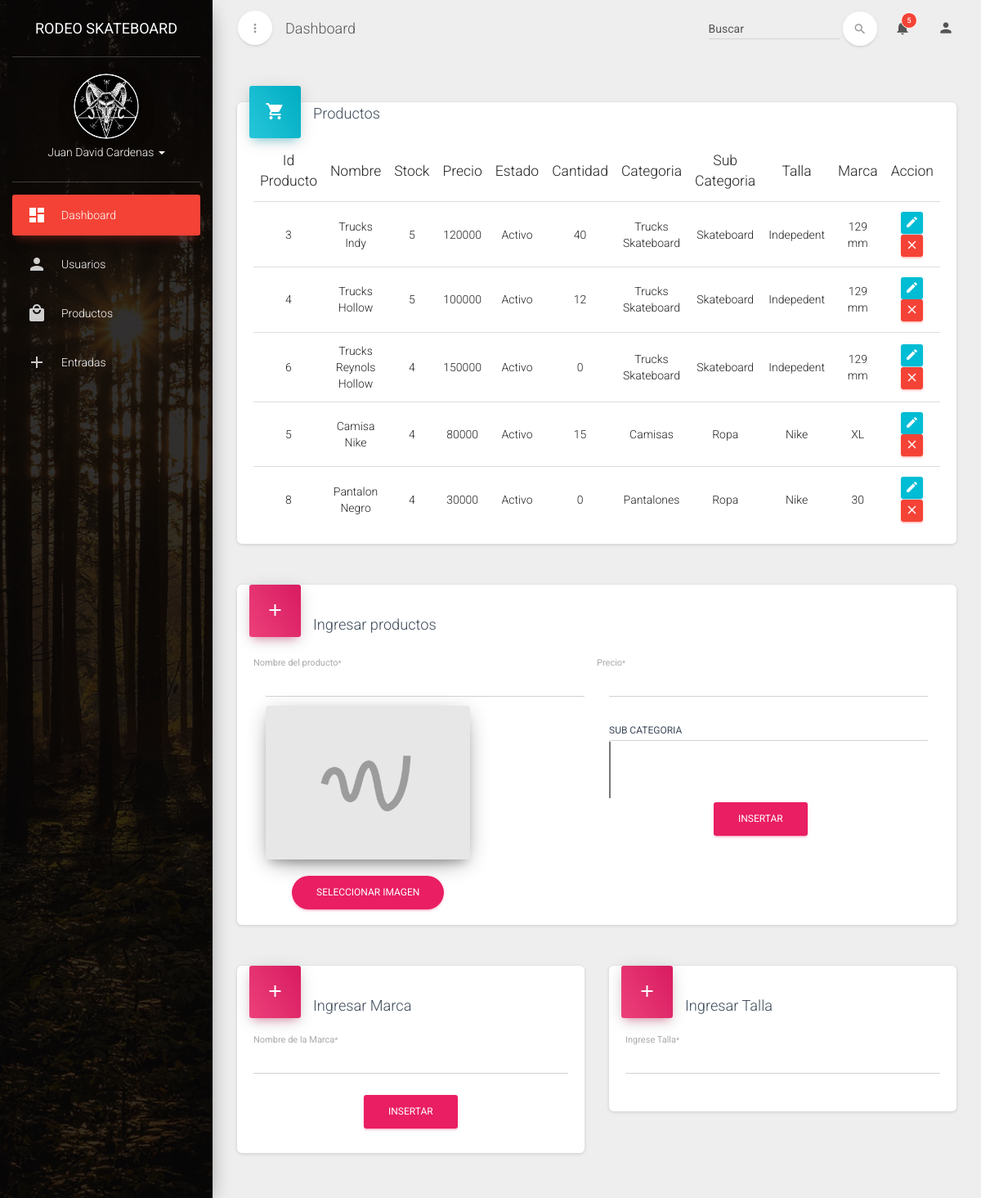
Before: /productos with the older database file.
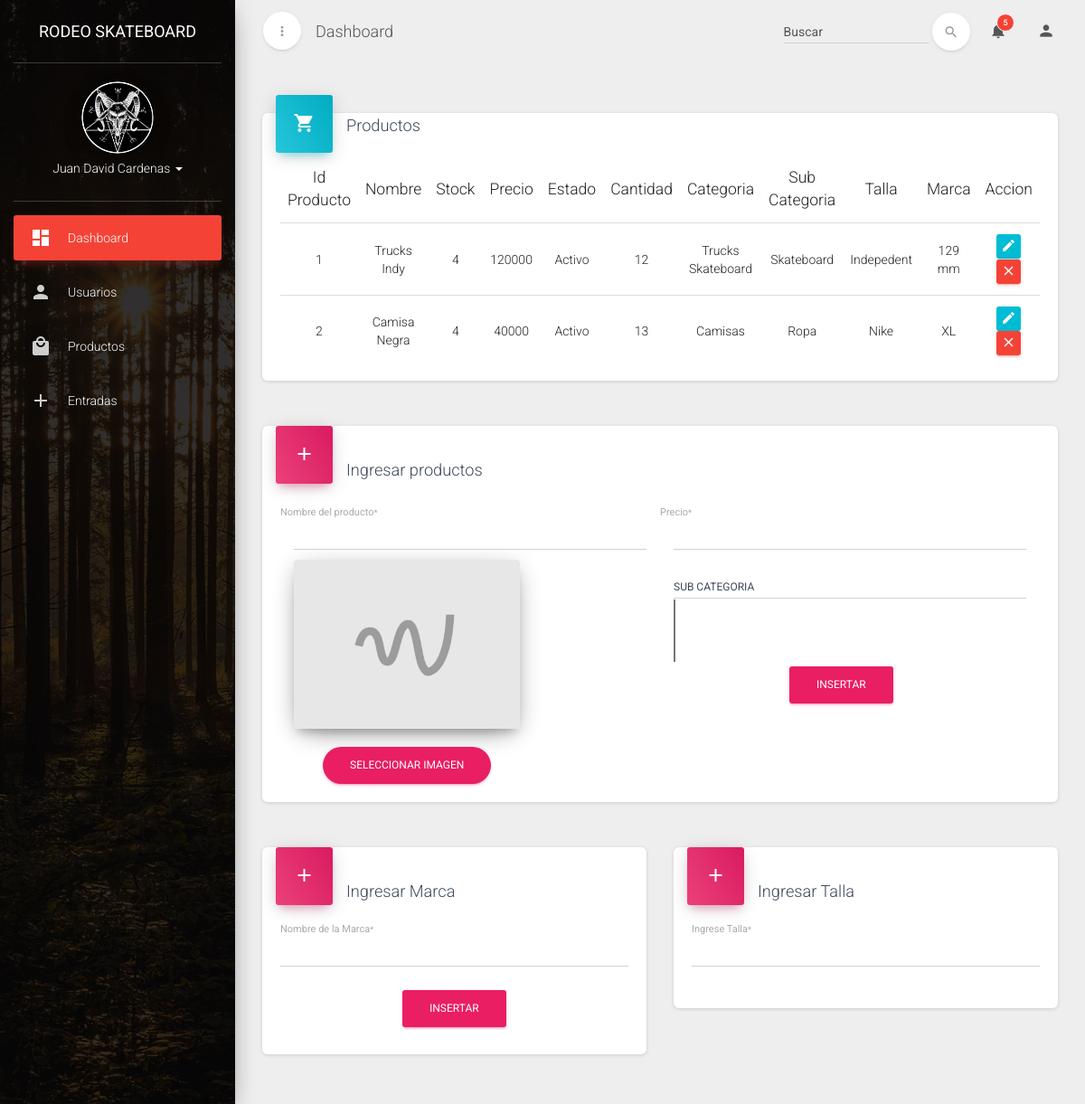
After: the same page with the newer database file.
### tables this page shows
CREATE TABLE `tb_producto` (
  `id_Producto` int(11) NOT NULL,
  `nombre` varchar(25) NOT NULL,
  `stockMinimo` int(11) NOT NULL DEFAULT '4',
  `precio` int(11) NOT NULL,
  `estado_producto` tinyint(1) NOT NULL DEFAULT '1',
  `cantidad` int(11) NOT NULL DEFAULT '0',
  `imagen` varchar(200) DEFAULT NULL,
  `tb_categoria_has_tb_tallas_id_cat_tall` int(11) NOT NULL
);

CREATE TABLE `tb_categoria` (
  `id_Categoria` int(11) NOT NULL,
  `nom_categoria` varchar(45) NOT NULL,
  `tb_sub_cate_id_sub` int(11) NOT NULL
);

CREATE TABLE `tb_sub_cate` (
  `id_sub` int(11) NOT NULL,
  `nombre` varchar(45) NOT NULL
);

CREATE TABLE `tb_marca` (
  `id_Marca` int(11) NOT NULL,
  `nom_marca` varchar(45) NOT NULL
);

CREATE TABLE `tb_tallas` (
  `idtallas` int(11) NOT NULL,
  `nombre` varchar(45) NOT NULL
);

### application/core/controller.php (called while the page is built, shortened)
<?php
class Controller
{
    public $db = null;
    private function openDatabaseConnection()
    {
        $options = array(PDO::ATTR_DEFAULT_FETCH_MODE => PDO::FETCH_OBJ, PDO::ATTR_ERRMODE => PDO::ERRMODE_WARNING);
        $this->db = new PDO(DB_TYPE . ':host=' . DB_HOST . ';dbname=' . DB_NAME . ';charset=' . DB_CHARSET, DB_USER, DB_PASS, $options);
    }
    public function loadModel($model)
    {
        return new $model($this->db);
    }
}

### application/controller/productos.php (called while the page is built, shortened)
<?php
class Productos extends Controller
{
  private $mdlProductos;
  function __construct()
  {
    $this->mdlProductos=$this->loadModel("mdlProductos");
  }
  public function index()
  {
    $datos = $this->mdlProductos->listar();
    include APP."view/_templates/header.php";
    include APP."view/productos/index.php";
    include APP."view/_templates/footer.php";
  }
}
 ?>

### public/index.php (called while the page is built, shortened)
<?php
require APP . 'core/application.php';
require APP . 'core/controller.php';
$app = new Application();

### application/model/mdlProductos.php (called while the page is built, shortened)
<?php
class mdlProductos
{
  private $db;
  function __construct($db)
  {
      try {
          $this->db = $db;
      } catch (PDOException $e) {
          exit('Database connection could not be established.');
      }
  }
  public function listar()
  {
    $sql="CALL con_producto_todo()";
    $stm=$this->db->prepare($sql);
    $stm->execute();
    return $stm->fetchAll(PDO::FETCH_ASSOC);
  }
}
 ?>

### application/view/productos/index.php (the view, shortened to what this page needs)
<div class="col-md-12">
    <div class="card">
        <div class="card-header card-header-icon" data-background-color="blue">
            <i class="material-icons">shopping_cart</i>
        </div>
        <h4 class="card-title">Productos</h4>
        <div class="card-content">
            <div class="table-responsive">
                <table class="table">
                    <thead>
                        <tr>
                            <th class="text-center">Id Producto</th>
                            <th class="text-center">Nombre</th>
                            <th class="text-center">Stock</th>
                            <th class="text-center">Precio</th>
                            <th class="text-center">Estado</th>
                            <th class="text-center">Cantidad</th>
                            <th class="text-center">Categoria</th>
                            <th class="text-center">Sub Categoria</th>
                            <th class="text-center">Talla</th>
                            <th class="text-center">Marca</th>
                            <th class="text-center">Accion</th>
                        </tr>
                    </thead>
                    <tbody>
                        <?php foreach ($datos as $value) : ?>
                        <tr>
                            <td class="text-center"><?= $value["id"] ?></td>
                            <td class="text-center"><?= $value["nombre"] ?></td>
                            <td class="text-center"><?= $value["stock"] ?></td>
                            <td class="text-center"><?= $value["precio"] ?></td>
                            <td class="text-center"><?= $value["estado"]==1?"Activo":"Inactivo" ?></td>
                            <td class="text-center"><?= $value["cantidad"] ?></td>
                            <td class="text-center"><?= $value["nom_categoria"] ?></td>
                            <td class="text-center"><?= $value["nom_sub"] ?></td>
                            <td class="text-center"><?= $value["nom_marca"] ?></td>
                            <td class="text-center"><?= $value["nom_talla"] ?></td>
                            <td class="td-actions text-center">
                                <a class="btn btn-info" href="<?= URL ?>productos/edit/<?= $value['id']?>"><i class="material-icons">edit</i></a>
                                <?php if ($value["estado"]==1) {?>
                                <a class="btn btn-danger" href="#" onclick="cambiarEstadoProducto(<?= $value['id']?>,0)"><i class="material-icons">close</i></a>
                                <?php  }else{ ?>
                                <a class="btn btn-success" href="#" onclick="cambiarEstadoProducto(<?= $value['id']?>,1)"><i class="material-icons">check</i></a>
                                <?php } ?>
                            </td>
                        </tr>
                        <?php  endforeach ?>
                    </tbody>
                </table>
            </div>
        </div>
    </div>
</div>
<div class="col-md-12">
    <div class="card">
        <form action="<?= URL?>productos/insertarProducto" method="post" onsubmit="return val_reg_prod()">
            <div class="card-header card-header-icon" data-background-color="rose">
                <i class="material-icons">add</i>
            </div>
            <div class="form-group label-floating card-content">
                <h4 class="card-title">Ingresar productos</h4>
                <div class="form-group label-floating col-md-6">
                    <label class="control-label">Nombre del producto<small>*</small></label>
                    <input class="form-control" name="nombre" type="text" id="2">
                </div>
                <div class="form-group label-floating col-md-6">
                    <label class="control-label">Precio<small>*</small></label>
                    <input class="form-control" name="precio" type="text" id="3">
                </div>
                <div class="col-md-6 col-sm-6">
                  <div class="fileinput fileinput-new text-center" data-provides="fileinput">
                      <div class="fileinput-new thumbnail">
                          <img src="<?php URL ?>img/image_placeholder.jpg">
                        </div>
                        <div>
                          <span class="btn btn-rose btn-round btn-file">
                              <span class="fileinput-new">Seleccionar Imagen</span>
                            </span>
                        </div>
                  </div>
                </div>
                <div class="col-md-6">
                </div>
                <div class="col-md-6">
                  <select id="9" name="categoria">
                    <option value=""></option>
                  </select>
                </div>
                <div class="col-md-6">
                  <select  id="10" name="talla">
                    <option value=""></option>
                  </select>
                </div>
                <div class="col-md-6">
                  <select  id="11" name="marca">
                    <option value=""></option>
                  </select>
                </div>
                <div class="card-footer text-center">
                    <button type="submit" name="addProducto" class="btn btn-rose btn-fill">Insertar</button>
                </div>
            </div>
        </form>
    </div>
</div>
<div class="col-md-6">
    <div class="card">
        <form id="RegisterValidation" action="<?= URL?>productos/insertarProducto" method="post">
            <div class="card-header card-header-icon" data-background-color="rose">
                <i class="material-icons">add</i>
            </div>
            <div class="form-group label-floating card-content">
                <h4 class="card-title">Ingresar Marca</h4>
                <div class="form-group label-floating">
                    <label class="control-label">Nombre de la Marca<small>*</small></label>
                    <input class="form-control" name="nombre" type="text">
                </div>
                <div class="card-footer text-center">
                    <button type="submit" name="" class="btn btn-rose btn-fill">Insertar</button>
                </div>
            </div>
        </form>
    </div>
</div>
<div class="col-md-6">
    <div class="card">
        <form id="RegisterValidation" action="<?= URL?>productos/insertarProducto" method="post">
            <div class="card-header card-header-icon" data-background-color="rose">
                <i class="material-icons">add</i>
            </div>
            <div class="form-group label-floating card-content">
                <h4 class="card-title">Ingresar Talla</h4>
                  <div class="form-group label-floating">
                      <label class="control-label">Ingrese Talla<small>*</small></label>
                      <input class="form-control" name="nombre" type="text">
                  </div>
                <div class="card-footer text-center">
                </div>
            </div>
        </form>
    </div>
</div>

### application/core/application.php (shortened to what this page needs)
<?php
class Application
{
    private $url_controller = null;
    private $url_action = null;
    private $url_params = array();
    public function __construct()
    {
        if (!$this->url_controller) {
            require APP . 'controller/home.php';
            $page = new Home();
            $page->index();
        } elseif (file_exists(APP . 'controller/' . $this->url_controller . '.php')) {
            $this->url_controller = new $this->url_controller();
            if (method_exists($this->url_controller, $this->url_action)) {
                if (!empty($this->url_params)) {
                    call_user_func_array(array($this->url_controller, $this->url_action), $this->url_params);
                } else {
                    $this->url_controller->{$this->url_action}();
                }
            } else {
                if (strlen($this->url_action) == 0) {
                    $this->url_controller->index();
                }
                else {
                    header('location: ' . URL . 'problem');
                }
            }
        } else {
            header('location: ' . URL . 'problem');
        }
    }
    private function splitUrl()
    {
        if (isset($_GET['url'])) {
            $url = trim($_GET['url'], '/');
            $url = filter_var($url, FILTER_SANITIZE_URL);
            $url = explode('/', $url);
            $this->url_controller = isset($url[0]) ? $url[0] : null;
            $this->url_action = isset($url[1]) ? $url[1] : null;
            unset($url[0], $url[1]);
            $this->url_params = array_values($url);
        }
    }
}

### application/view/_templates/header.php (shortened to what this page needs)
<!DOCTYPE html>
<html lang="es">
<head>
    <link href="<?php echo URL;?>css/bootstrap.min.css" rel="stylesheet" />
    <link href="<?php echo URL;?>css/material-dashboard.css" rel="stylesheet" />
    <link href="<?php echo URL;?>css/demo.css" rel="stylesheet" />
    <link href="<?php echo URL;?>css/sweetalert.css" rel="stylesheet" />
    <link href="<?php echo URL;?>font-awesome/css/font-awesome.min.css" rel="stylesheet">
</head>
<body>
    <div class="wrapper">
        <div class="sidebar" data-active-color="red" data-background-color="black" data-image="<?php echo URL;?>img/sidebar-4.jpg">
            <div class="logo">
                <a href="#" class="simple-text">
                    Rodeo Skateboard
                </a>
            </div>
            <div class="sidebar-wrapper">
                <div class="user">
                    <div class="photo">
                        <img src="<?php echo URL;?>img/faces/avatar.jpg" />
                    </div>
                    <div class="info">
                        <a data-toggle="collapse" href="#collapseExample" class="collapsed">
                            Juan David Cardenas
                            <b class="caret"></b>
                        </a>
                    </div>
                </div>
                <ul class="nav">
                    <li class="active">
                        <a href="<?php echo URL;?>home">
                            <i class="material-icons">dashboard</i>
                            <p>Dashboard</p>
                        </a>
                    </li>
                    <li>
                      <a href="<?php echo URL;?>usuarios">
                            <i class="material-icons">person</i>
                            <p>Usuarios</p>
                        </a>
                    </li>
                    <li>
                      <a href="<?php echo URL;?>productos">
                            <i class="material-icons">local_mall</i>
                            <p>Productos</p>
                        </a>
                    </li>
                    <li>
                      <a href="<?php echo URL;?>entradas">
                            <i class="material-icons">add</i>
                            <p>Entradas</p>
                        </a>
                    </li>
                </ul>
            </div>
        </div>
        <div class="main-panel">
            <nav class="navbar navbar-transparent navbar-absolute">
                <div class="container-fluid">
                    <div class="navbar-minimize">
                        <button id="minimizeSidebar" class="btn btn-round btn-white btn-fill btn-just-icon">
                            <i class="material-icons visible-on-sidebar-regular">more_vert</i>
                        </button>
                    </div>
                    <div class="navbar-header">
                        <a class="navbar-brand" href="#"> Dashboard </a>
                    </div>
                    <div class="collapse navbar-collapse">
                        <ul class="nav navbar-nav navbar-right">
                            <li class="dropdown">
                                <a href="#" class="dropdown-toggle" data-toggle="dropdown">
                                    <i class="material-icons">notifications</i>
                                    <span class="notification">5</span>
                                </a>
                            </li>
                            <li>
                                <a href="#pablo" class="dropdown-toggle" data-toggle="dropdown">
                                    <i class="material-icons">person</i>
                                </a>
                            </li>
                        </ul>
                        <form class="navbar-form navbar-right" role="search">
                            <div class="form-group form-search is-empty">
                                <input type="text" class="form-control" placeholder="Buscar">
                            </div>
                            <button type="submit" class="btn btn-white btn-round btn-just-icon">
                                <i class="material-icons">search</i>
                                <div class="ripple-container"></div>
                            </button>
                        </form>
                    </div>
                </div>
            </nav>
            <div class="content">
                <div class="container-fluid">
                    <div class="row">

### application/view/_templates/footer.php (shortened to what this page needs)
                    </div>
                </div>
            </div>
        </div>
</body>
</html>

Changed rows visible on the page:
removed tb_producto: id_Producto "3", nombre "Trucks Indy", stockMinimo "5", precio "120000", estado_producto "Activo", cantidad "40", tb_categoria.nom_categoria "Trucks Skateboard", tb_sub_cate.nombre "Skateboard", tb_marca.nom_marca "Indepedent", tb_tallas.nombre "129 mm"
removed tb_producto: id_Producto "4", nombre "Trucks Hollow", stockMinimo "5", precio "100000", estado_producto "Activo", cantidad "12", tb_categoria.nom_categoria "Trucks Skateboard", tb_sub_cate.nombre "Skateboard", tb_marca.nom_marca "Indepedent", tb_tallas.nombre "129 mm"
removed tb_producto: id_Producto "6", nombre "Trucks Reynols Hollow", stockMinimo "4", precio "150000", estado_producto "Activo", cantidad "0", tb_categoria.nom_categoria "Trucks Skateboard", tb_sub_cate.nombre "Skateboard", tb_marca.nom_marca "Indepedent", tb_tallas.nombre "129 mm"
removed tb_producto: id_Producto "5", nombre "Camisa Nike", stockMinimo "4", precio "80000", estado_producto "Activo", cantidad "15", tb_categoria.nom_categoria "Camisas", tb_sub_cate.nombre "Ropa", tb_marca.nom_marca "Nike", tb_tallas.nombre "XL"
removed tb_producto: id_Producto "8", nombre "Pantalon Negro", stockMinimo "4", precio "30000", estado_producto "Activo", cantidad "0", tb_categoria.nom_categoria "Pantalones", tb_sub_cate.nombre "Ropa", tb_marca.nom_marca "Nike", tb_tallas.nombre "30"
added tb_producto: id_Producto "1", nombre "Trucks Indy", stockMinimo "4", precio "120000", estado_producto "Activo", cantidad "12", tb_categoria.nom_categoria "Trucks Skateboard", tb_sub_cate.nombre "Skateboard", tb_marca.nom_marca "Indepedent", tb_tallas.nombre "129 mm"
added tb_producto: id_Producto "2", nombre "Camisa Negra", stockMinimo "4", precio "40000", estado_producto "Activo", cantidad "13", tb_categoria.nom_categoria "Camisas", tb_sub_cate.nombre "Ropa", tb_marca.nom_marca "Nike", tb_tallas.nombre "XL"
